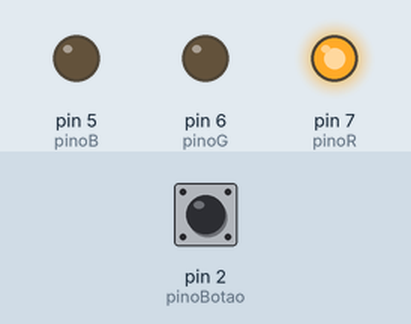
A sketch run on a simulated Arduino Uno, built with avr-gcc and run on an emulated ATmega328P. Parts: output pins drawn as LEDs (lit = HIGH). Inputs (shaded band) come from the test bench; at power-on: pin 2 (pinoBotao) HIGH.

Above: at 1.2 s.
1.3 s: pin 2 (pinoBotao) pulled LOW for 0.15 s
At 1.8 s:
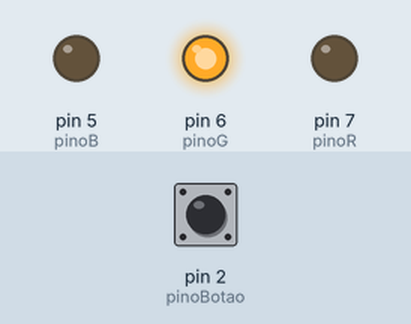
2.9 s: pin 2 (pinoBotao) pulled LOW for 1 s
At 4.2 s:
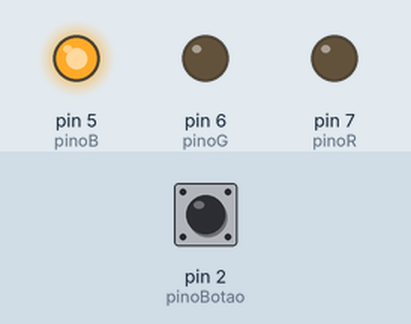
5.4 s: pin 2 (pinoBotao) pulled LOW for 3.2 s
At 6.1 s:
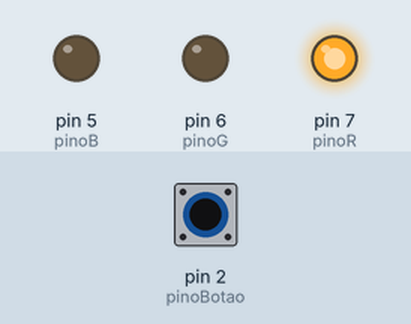
Timing chart, 0 to 8.4 s (numbered marks = the images above; inputs shaded):
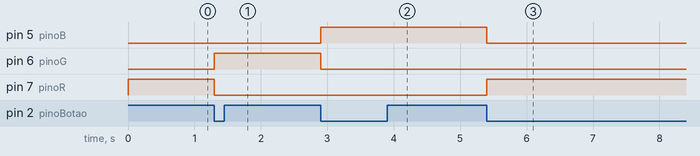

The sketch:

Aula_05.ino
```cpp
const int pinoR = 7;      // Canal Vermelho ligado ao Pino 7
const int pinoG = 6;      // Canal Verde ligado ao Pino 6
const int pinoB = 5;      // Canal Azul ligado ao Pino 5
const int pinoBotao = 2;  // Botão ligado ao Pino 2

int estadoAtual = 0;      // 0 = Vermelho (Parado), 1 = Verde (Operando), 2 = Azul (Manutenção)
bool estadoBotaoAnterior = HIGH;

void setup() {
  pinMode(pinoR, OUTPUT);
  pinMode(pinoG, OUTPUT);
  pinMode(pinoB, OUTPUT);

  // Ativa o resistor interno de pull-up do Arduino
  pinMode(pinoBotao, INPUT_PULLUP);

  atualizarEstadoLED();
}

void loop() {
  bool estadoBotaoAtual = digitalRead(pinoBotao);

  // Detecta o clique do botão (de HIGH para LOW)
  if (estadoBotaoAnterior == HIGH && estadoBotaoAtual == LOW) {
    estadoAtual = (estadoAtual + 1) % 3;
    atualizarEstadoLED();
    delay(50);
  }

  estadoBotaoAnterior = estadoBotaoAtual;
}

void atualizarEstadoLED() {

  if (estadoAtual == 0) {
    // Parado (Vermelho)
    digitalWrite(pinoR, HIGH);
    digitalWrite(pinoG, LOW);
    digitalWrite(pinoB, LOW);
  }
  else if (estadoAtual == 1) {
    // Operando (Verde)
    digitalWrite(pinoR, LOW);
    digitalWrite(pinoG, HIGH);
    digitalWrite(pinoB, LOW);
  }
  else if (estadoAtual == 2) {
    // Manutenção (Azul)
    digitalWrite(pinoR, LOW);
    digitalWrite(pinoG, LOW);
    digitalWrite(pinoB, HIGH);
  }
}
```

Measured:
- after the input at 1.3 s, pin 6 (pinoG): LOW → HIGH at once; pin 7 (pinoR): HIGH → LOW at once
- after the input at 2.9 s, pin 5 (pinoB): LOW → HIGH at once; pin 6 (pinoG): HIGH → LOW at once
- after the input at 5.4 s, pin 5 (pinoB): HIGH → LOW at once; pin 7 (pinoR): LOW → HIGH at once
